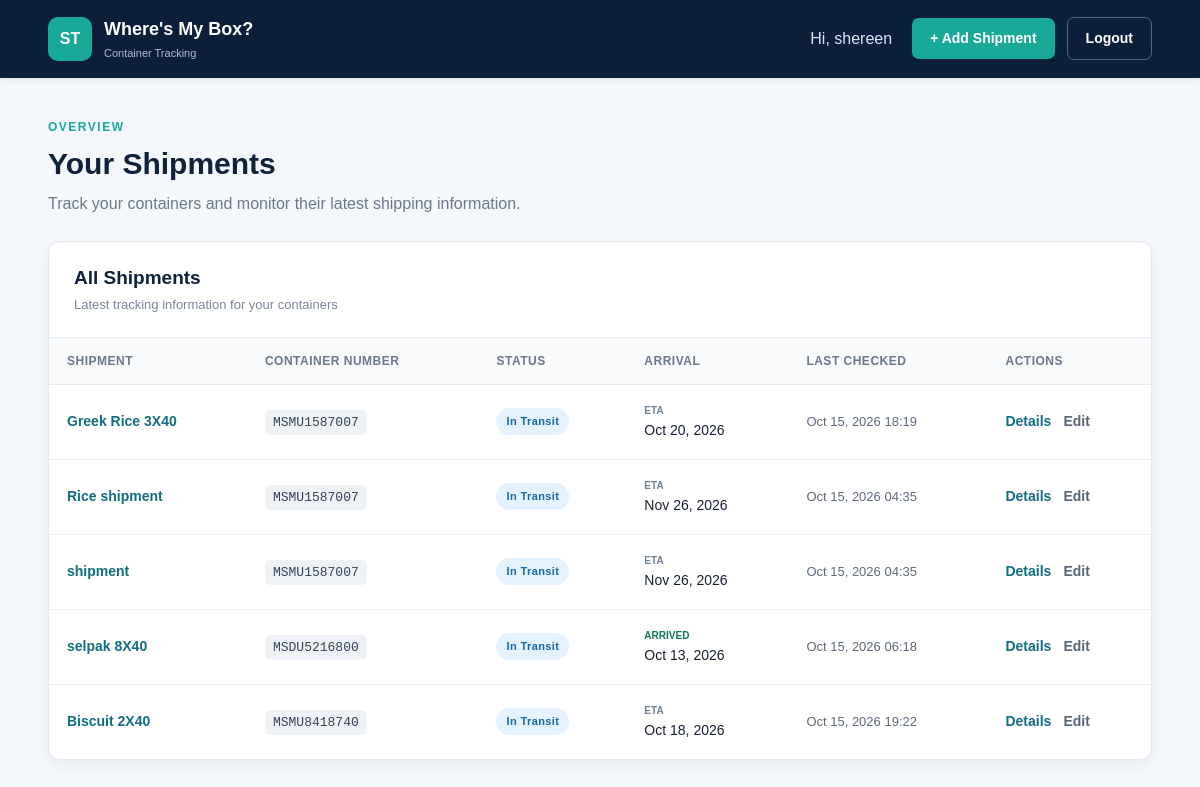
Page /dashboard (signed in) on the committed database.
### container_tracker_app/models.py (models this page shows, shortened)
class User(models.Model):
    firstname = models.CharField(
        max_length=255
    )
    lastname = models.CharField(
        max_length=255
    )
    email = models.CharField(
        max_length=255,
        unique=True
    )
    password = models.CharField(
        max_length=255
    )
    created_at = models.DateField(
        auto_now_add=True
    )
    updated_at = models.DateField(
        auto_now=True
    )
    objects = UserManager()

class Shipment(models.Model):
    name = models.CharField(
        max_length=100
    )
    number = models.CharField(
        max_length=20
    )
    status = models.CharField(
        max_length=100,
        default="Unknown"
    )
    eta = models.DateTimeField(
        null=True,
        blank=True
    )
    ata = models.DateTimeField(
        null=True,
        blank=True
    )
    vessel = models.CharField(
        max_length=150,
        blank=True
    )
    origin = models.CharField(
        max_length=150,
        blank=True
    )
    destination = models.CharField(
        max_length=150,
        blank=True
    )
    lastchecked = models.DateTimeField(
        null=True,
        blank=True
    )
    user = models.ForeignKey(
        User,
        related_name="shipments",
        on_delete=models.DO_NOTHING
    )
    created_at = models.DateField(
        auto_now_add=True
    )
    updated_at = models.DateField(
        auto_now=True
    )
    objects = shipmentManager()

### container_tracker_app/views.py (the view)
def shipments(request):
    if "user_id" not in request.session:
        return redirect("/")
    else:
        user = User.objects.get(
            id=request.session['user_id']
        )
        shipments = Shipment.objects.all()
        context = {
            "user": user,
            "shipments": shipments
        }
        return render(
            request,
            "dashboard.html",
            context
        )

### container_tracker_app/templates/dashboard.html (shortened to what this page needs)
<!DOCTYPE html>
<html lang="en">
<head>
    {% load static %}
    <link rel="stylesheet" href="{% static 'css/style.css' %}">
</head>
<body>
    <nav class="navbar">
        <div class="nav-container">
            <a href="{% url 'dashboard' %}" class="brand">
                <div class="brand-icon">ST</div>
                <div>
                    <span class="brand-name">Where's My Box?</span>
                    <span class="brand-subtitle">Container Tracking</span>
                </div>
            </a>
            <div class="nav-actions">
                <span class="welcome-user">
                    Hi, {{ user.firstname }}
                </span>
                <a href="{% url 'create_shipment' %}" class="btn btn-primary">
                    + Add Shipment
                </a>
                <a href="{% url 'logout' %}" class="btn btn-outline">
                    Logout
                </a>
            </div>
        </div>
    </nav>
    <main class="page-container">
        <section class="page-header">
            <div>
                <p class="page-label">OVERVIEW</p>
                <h1>Your Shipments</h1>
                <p class="page-description">
                    Track your containers and monitor their latest shipping information.
                </p>
            </div>
        </section>
        <section class="card">
            <div class="card-header">
                <div>
                    <h2>All Shipments</h2>
                    <p>Latest tracking information for your containers</p>
                </div>
            </div>
            <div class="table-wrapper">
                <table class="shipment-table">
                    <thead>
                        <tr>
                            <th>Shipment</th>
                            <th>Container Number</th>
                            <th>Status</th>
                            <th>Arrival</th>
                            <th>Last Checked</th>
                            <th>Actions</th>
                        </tr>
                    </thead>
                    <tbody>
                        {% for shipment in shipments %}
                        <tr>
                            <td data-label="Shipment">
                                <a
                                    href="{% url 'view_shipment' shipment.id %}"
                                    class="shipment-name"
                                >
                                    {{ shipment.name }}
                                </a>
                            </td>
                            <td data-label="Container Number">
                                <span class="container-number">
                                    {{ shipment.number }}
                                </span>
                            </td>
                            <td data-label="Status">
                                {% if shipment.status == "IN_TRANSIT" %}
                                    <span class="status status-transit">
                                        In Transit
                                    </span>
                                {% elif shipment.status == "ARRIVED" %}
                                    <span class="status status-arrived">
                                        Arrived
                                    </span>
                                {% elif shipment.status == "DELIVERED" %}
                                    <span class="status status-delivered">
                                        Delivered
                                    </span>
                                {% else %}
                                    <span class="status status-default">
                                        {{ shipment.status }}
                                    </span>
                                {% endif %}
                            </td>
                            <td data-label="Arrival">
                                {% if shipment.ata %}
                                    <div class="date-info">
                                        <span class="date-label arrived-label">
                                            ARRIVED
                                        </span>
                                        <span>
                                            {{ shipment.ata|date:"M d, Y" }}
                                        </span>
                                    </div>
                                {% elif shipment.eta %}
                                    <div class="date-info">
                                        <span class="date-label">
                                            ETA
                                        </span>
                                        <span>
                                            {{ shipment.eta|date:"M d, Y" }}
                                        </span>
                                    </div>
                                {% else %}
                                    <span class="muted">
                                        Not available
                                    </span>
                                {% endif %}
                            </td>
                            <td data-label="Last Checked">
                                {% if shipment.lastchecked %}
                                    <span class="last-checked">
                                        {{ shipment.lastchecked|date:"M d, Y H:i" }}
                                    </span>
                                {% else %}
                                    <span class="muted">
                                        Not checked yet
                                    </span>
                                {% endif %}
                            </td>
                            <td data-label="Actions">
                                <div class="table-actions">
                                    <a
                                        href="{% url 'view_shipment' shipment.id %}"
                                        class="action-link"
                                    >
                                        Details
                                    </a>
                                    {% if shipment.user_id == user.id %}
                                        <a
                                            href="{% url 'edit_shipment' shipment.id %}"
                                            class="action-link edit-link"
                                        >
                                            Edit
                                        </a>
                                    {% endif %}
                                </div>
                            </td>
                        </tr>
                        {% endfor %}
                    </tbody>
                </table>
            </div>
        </section>
    </main>
</body>
</html>

### container_tracker_app/static/css/style.css (style rules this page uses)
* { margin: 0; padding: 0; box-sizing: border-box; }
html { width: 100%; min-height: 100%; }
body { width: 100%; min-height: 100vh; font-family: Arial, Helvetica, sans-serif; background-color: #f4f7fb; color: #172033; line-height: 1.5; }
a { text-decoration: none; }
.navbar { width: 100%; background-color: #0b1f3a; padding: 16px 0; box-shadow: 0 2px 8px rgba(0, 0, 0, 0.08); }
.nav-container { width: 92%; max-width: 1250px; margin: auto; display: flex; align-items: center; justify-content: space-between; gap: 20px; }
.brand { display: flex; align-items: center; gap: 12px; color: white; }
.brand-icon { width: 44px; height: 44px; display: flex; align-items: center; justify-content: center; background-color: #18a999; color: white; border-radius: 10px; font-weight: bold; }
.brand-name { display: block; color: white; font-size: 18px; font-weight: bold; }
.brand-subtitle { display: block; margin-top: 2px; color: #aebbd0; font-size: 11px; }
.nav-actions { display: flex; align-items: center; gap: 12px; }
.welcome-user { margin-right: 8px; color: #dce5f2; }
.btn { display: inline-flex; align-items: center; justify-content: center; padding: 10px 18px; border: none; border-radius: 7px; font-family: inherit; font-size: 14px; font-weight: 600; cursor: pointer; transition: 0.2s ease; }
.btn-primary { background-color: #18a999; color: white; }
.btn-outline { color: white; border: 1px solid #53667f; }
.page-container { width: 92%; max-width: 1250px; margin: 40px auto; }
.page-header { display: flex; justify-content: space-between; align-items: flex-end; gap: 25px; margin-bottom: 25px; }
.page-label, .section-label { color: #18a999; font-size: 12px; font-weight: bold; letter-spacing: 1.5px; }
.page-label { margin-bottom: 5px; }
.page-header h1 { color: #10213a; font-size: 30px; }
.page-description { margin-top: 6px; color: #6c788b; }
.card { background-color: white; border: 1px solid #e2e8f0; border-radius: 12px; box-shadow: 0 5px 18px rgba(21, 38, 63, 0.06); overflow: hidden; }
.card-header { padding: 22px 25px; border-bottom: 1px solid #e8edf3; }
.card-header h2 { color: #10213a; font-size: 19px; }
.card-header p { margin-top: 3px; color: #7a8698; font-size: 13px; }
.table-wrapper { width: 100%; overflow-x: auto; }
.shipment-table { width: 100%; border-collapse: collapse; }
.shipment-table th { padding: 14px 18px; background-color: #f8fafc; border-bottom: 1px solid #e5eaf0; color: #6b778c; font-size: 12px; font-weight: bold; text-align: left; text-transform: uppercase; letter-spacing: 0.5px; }
.shipment-table td { padding: 18px; border-bottom: 1px solid #edf0f4; font-size: 14px; }
.shipment-table tbody tr { transition: 0.2s; }
.shipment-table tbody tr:last-child td { border-bottom: none; }
.shipment-name { color: #126e82; font-weight: 700; }
.container-number { padding: 5px 8px; background-color: #eef2f7; border-radius: 5px; color: #344258; font-family: Consolas, monospace; font-size: 13px; }
.status { display: inline-block; padding: 5px 10px; border-radius: 20px; font-size: 11px; font-weight: bold; letter-spacing: 0.4px; }
.status-transit { background-color: #e4f2ff; color: #1769aa; }
.date-info { display: flex; flex-direction: column; }
.date-label { margin-bottom: 2px; color: #708096; font-size: 10px; font-weight: bold; }
.arrived-label { color: #13795b; }
.last-checked { color: #5e6a7d; font-size: 13px; }
.table-actions { display: flex; gap: 12px; }
.action-link { color: #126e82; font-weight: 600; }
.edit-link { color: #596579; }

### rows in the picture
User: firstname "shereen"
Shipment: name "Greek Rice 3X40", number "MSMU1587007", status "In Transit", eta "Oct 20, 2026", lastchecked "Oct 15, 2026 18:19", shows "Edit"
Shipment: name "Rice shipment", number "MSMU1587007", status "In Transit", eta "Nov 26, 2026", lastchecked "Oct 15, 2026 04:35", shows "Edit"
Shipment: name "shipment", number "MSMU1587007", status "In Transit", eta "Nov 26, 2026", lastchecked "Oct 15, 2026 04:35", shows "Edit"
Shipment: name "selpak 8X40", number "MSDU5216800", status "In Transit", ata "Oct 13, 2026", lastchecked "Oct 15, 2026 06:18", shows "Edit"
Shipment: name "Biscuit 2X40", number "MSMU8418740", status "In Transit", eta "Oct 18, 2026", lastchecked "Oct 15, 2026 19:22", shows "Edit"
